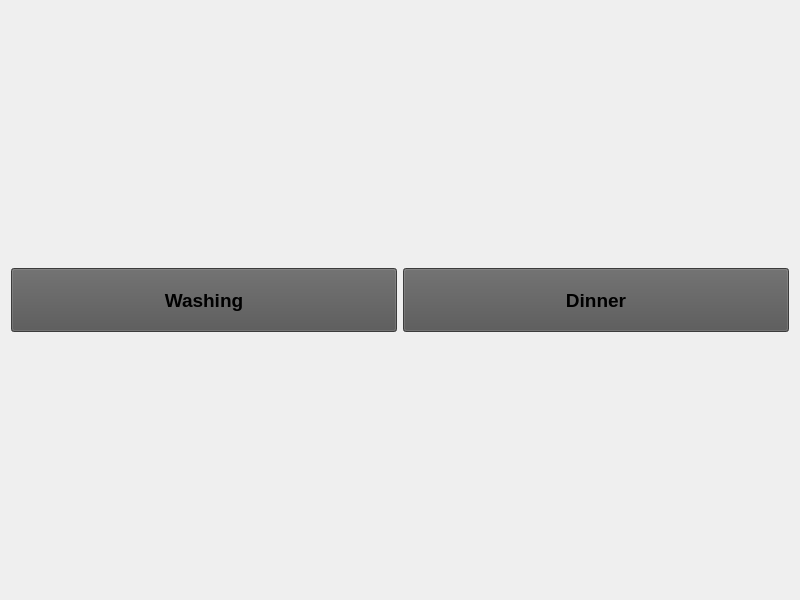
<?xml version="1.0" encoding="UTF-8"?>
<ui version="4.0">
 <class>PrimaryOptionWidget</class>
 <widget class="QWidget" name="PrimaryOptionWidget">
  <property name="geometry">
   <rect>
    <x>0</x>
    <y>0</y>
    <width>800</width>
    <height>600</height>
   </rect>
  </property>
  <property name="windowTitle">
   <string>Form</string>
  </property>
  <property name="styleSheet">
   <string notr="true">QPushButton {
	background-color: rgb(84, 84, 84);
}</string>
  </property>
  <layout class="QGridLayout" name="gridLayout">
   <item row="0" column="0">
    <widget class="QPushButton" name="washingButton">
     <property name="sizePolicy">
      <sizepolicy hsizetype="Minimum" vsizetype="Fixed">
       <horstretch>0</horstretch>
       <verstretch>0</verstretch>
      </sizepolicy>
     </property>
     <property name="minimumSize">
      <size>
       <width>256</width>
       <height>64</height>
      </size>
     </property>
     <property name="font">
      <font>
       <pointsize>14</pointsize>
       <weight>75</weight>
       <bold>true</bold>
      </font>
     </property>
     <property name="text">
      <string>Washing</string>
     </property>
    </widget>
   </item>
   <item row="0" column="1">
    <widget class="QPushButton" name="dinnerButton">
     <property name="minimumSize">
      <size>
       <width>256</width>
       <height>64</height>
      </size>
     </property>
     <property name="font">
      <font>
       <pointsize>14</pointsize>
       <weight>75</weight>
       <bold>true</bold>
      </font>
     </property>
     <property name="text">
      <string>Dinner</string>
     </property>
    </widget>
   </item>
  </layout>
 </widget>
 <resources/>
 <connections/>
</ui>
